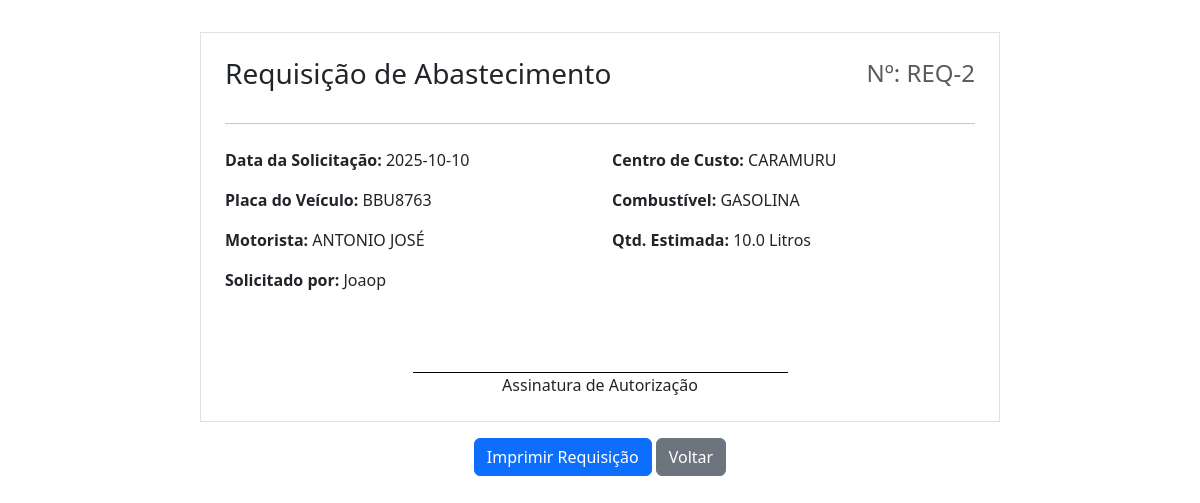
The app's page /requisicao/2/imprimir (signed in) with its own data.
### tables this page shows
CREATE TABLE requisicoes_abastecimento (
        id INTEGER PRIMARY KEY AUTOINCREMENT,
        data_solicitacao DATE NOT NULL,
        solicitado_por_id INTEGER NOT NULL,
        placa TEXT NOT NULL,
        combustivel TEXT,
        quantidade_estimada REAL,
        status TEXT NOT NULL,
        abastecimento_id INTEGER, motorista TEXT, centro_custo TEXT,
        FOREIGN KEY (solicitado_por_id) REFERENCES users(id),
        FOREIGN KEY (abastecimento_id) REFERENCES abastecimentos(id)
    );

CREATE TABLE users (
        id INTEGER PRIMARY KEY AUTOINCREMENT,
        username TEXT NOT NULL UNIQUE,
        password_hash TEXT NOT NULL,
        role TEXT NOT NULL CHECK(role IN ('Gestor', 'Comprador', 'Padrão'))
    );

### frota.py (the view)
@frota_bp.route('/requisicao/<int:id>/imprimir')
@login_required
def imprimir_requisicao(id):
    requisicao = obter_requisicao_por_id(id)
    if not requisicao:
        flash('Requisição não encontrada.', 'danger')
        return redirect(url_for('frota.requisicoes'))
    return render_template('requisicao_impressao.html', requisicao=requisicao)

### database.py (called while the page is built)
def get_db_connection():
    conn = sqlite3.connect('abastecimentos.db')
    conn.row_factory = sqlite3.Row
    return conn

def get_user_by_id(user_id):
    conn = get_db_connection()
    user = conn.execute('SELECT * FROM users WHERE id = ?', (user_id,)).fetchone()
    conn.close()
    return user

def obter_requisicao_por_id(id):
    conn = get_db_connection()
    requisicao = conn.execute("""
        SELECT r.*, u.username as solicitado_por_nome
        FROM requisicoes_abastecimento r
        JOIN users u ON r.solicitado_por_id = u.id
        WHERE r.id = ?
    """, (id,)).fetchone()
    conn.close()
    return requisicao

### utils.py (called while the page is built)
def inject_now():
    return {'now': datetime.now(), 'g': g}

def load_logged_in_user():
    user_id = session.get('user_id')
    g.user = get_user_by_id(user_id) if user_id else None

def login_required(view):
    @wraps(view)
    def wrapped_view(*args, **kwargs):
        if g.user is None:
            flash('Você precisa estar logado para acessar esta página.', 'warning')
            return redirect(url_for('auth.login'))
        return view(*args, **kwargs)
    return wrapped_view

### templates/requisicao_impressao.html (shortened to what this page needs)
<!DOCTYPE html>
<html lang="pt-BR">
<head>
    <link href="https://cdn.jsdelivr.net/npm/bootstrap@5.3.3/dist/css/bootstrap.min.css" rel="stylesheet">
</head>
<body>
    <div class="container border p-4">
        <div class="d-flex justify-content-between align-items-center mb-4">
            <h1 class="h3">Requisição de Abastecimento</h1>
            <h2 class="h4 text-muted">Nº: REQ-{{ requisicao.id }}</h2>
        </div>
        <hr>
        <div class="row mt-4">
            <div class="col-6">
                <p><strong>Data da Solicitação:</strong> {{ requisicao.data_solicitacao }}</p>
                <p><strong>Placa do Veículo:</strong> {{ requisicao.placa }}</p>
                <p><strong>Motorista:</strong> {{ requisicao.motorista or 'Não informado' }}</p>
                <p><strong>Solicitado por:</strong> {{ requisicao.solicitado_por_nome }}</p>
            </div>
            <div class="col-6">
                <p><strong>Centro de Custo:</strong> {{ requisicao.centro_custo or 'Não informado' }}</p>
                <p><strong>Combustível:</strong> {{ requisicao.combustivel or 'Não informado' }}</p>
                <p><strong>Qtd. Estimada:</strong> {{ requisicao.quantidade_estimada or 'Não informado' }} Litros</p>
            </div>
        </div>
        <div class="text-center">
            <div class="signature-line mx-auto"></div>
            <p class="mb-0">Assinatura de Autorização</p>
        </div>
    </div>
    <div class="container text-center mt-3 no-print">
        <button class="btn btn-primary" onclick="window.print()">Imprimir Requisição</button>
        <a href="{{ url_for('frota.requisicoes') }}" class="btn btn-secondary">Voltar</a>
    </div>
</body>
</html>

### templates/requisicao_impressao.html (style rules this page uses)
body { -webkit-print-color-adjust: exact; print-color-adjust: exact; }
.container { max-width: 800px; margin-top: 2rem; }
.signature-line { border-top: 1px solid #000; margin-top: 4rem; width: 50%; }

### records on screen
requisicoes_abastecimento: id "2", data_solicitacao "2025-10-10", placa "BBU8763", motorista "ANTONIO JOSÉ", centro_custo "CARAMURU", combustivel "GASOLINA", quantidade_estimada "10.0"
users: solicitado_por_nome "Joaop"
